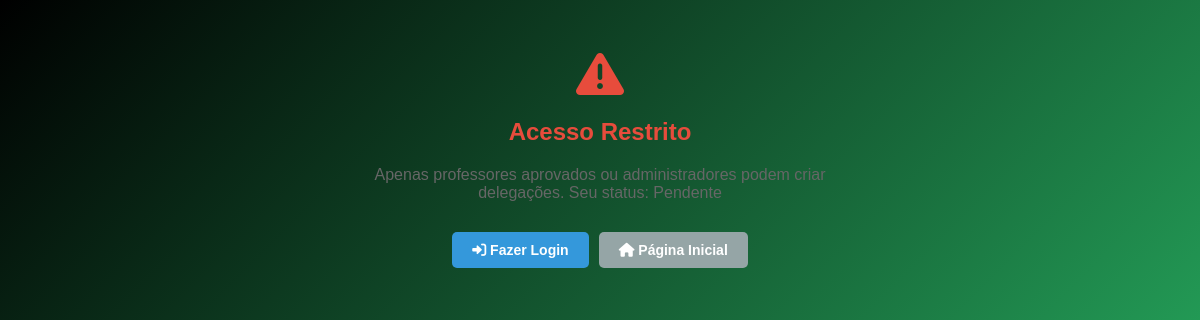
The page /pages/criarDelegacao.php (signed in) on the database as committed earlier.
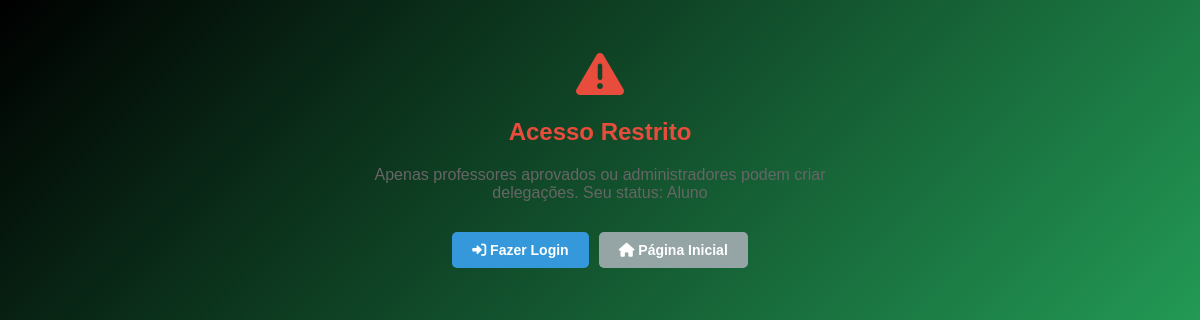
The same page on the database as committed later.
### tables this page shows
CREATE TABLE `usuario` (
  `cpf` varchar(14) NOT NULL,
  `nome` varchar(100) DEFAULT NULL,
  `email` varchar(100) DEFAULT NULL,
  `email_instituicao` varchar(100) DEFAULT NULL,
  `restricao_alimentar` varchar(100) DEFAULT NULL,
  `alergia` varchar(100) DEFAULT NULL,
  `telefone` varchar(14) DEFAULT NULL,
  `telefone_instituicao` varchar(20) DEFAULT NULL,
  `senha` varchar(20) DEFAULT NULL,
  `instituicao` varchar(100) DEFAULT NULL,
  `adm` tinyint(1) DEFAULT 0,
  `senha_hash` varchar(255) DEFAULT NULL,
  `professor` enum('aprovado','pendente','reprovado','aluno') DEFAULT 'aluno'
);

### pages/criarDelegacao.php (the view, shortened to what this page needs)
<?php
require_once 'php/conexao.php';
$usuario_autorizado = false;
$usuario_nome = '';
$usuario_eh_admin = false;
$mensagem_erro = '';
$mensagem_sucesso = '';
$ja_tem_delegacao = false;
$delegacao_atual = null;
if (isset($_SESSION["cpf"])) {
  $sql_usuario = "SELECT nome, professor, adm FROM usuario WHERE cpf = ?";
  $stmt_usuario = $conn->prepare($sql_usuario);
  $stmt_usuario->bind_param("s", $_SESSION["cpf"]);
  $stmt_usuario->execute();
  $result_usuario = $stmt_usuario->get_result();
  if ($result_usuario->num_rows > 0) {
    $usuario = $result_usuario->fetch_assoc();
    $usuario_nome = $usuario['nome'];
    $usuario_eh_admin = ($usuario['adm'] == 1);
    if ($usuario['professor'] == 'aprovado' || $usuario_eh_admin) {
      $usuario_autorizado = true;
      $sql_unif = "SELECT id_unif FROM unif ORDER BY data_inicio_unif DESC LIMIT 1";
      $result_unif = $conn->query($sql_unif);
      if ($result_unif && $result_unif->num_rows > 0) {
        $unif = $result_unif->fetch_assoc();
        $id_unif_atual = $unif['id_unif'];
        $sql_verifica_delegacao = "SELECT * FROM delegacao
                                           WHERE cpf = ? AND id_unif = ?";
        $stmt_verifica = $conn->prepare($sql_verifica_delegacao);
        $stmt_verifica->bind_param("si", $_SESSION["cpf"], $id_unif_atual);
        $stmt_verifica->execute();
        $result_verifica = $stmt_verifica->get_result();
        if ($result_verifica->num_rows > 0) {
          $ja_tem_delegacao = true;
          $delegacao_atual = $result_verifica->fetch_assoc();
        }
        $stmt_verifica->close();
      }
    } else {
      $mensagem_erro = "Apenas professores aprovados ou administradores podem criar delegações. Seu status: " . ucfirst($usuario['professor']);
    }
  } else {
    $mensagem_erro = "Usuário não encontrado no sistema.";
  }
} else {
  $mensagem_erro = "Usuário não autenticado.";
}
?>
<!DOCTYPE html>
<html lang="pt-BR">
<head>
  <link rel="stylesheet" href="https://cdnjs.cloudflare.com/ajax/libs/font-awesome/6.0.0-beta3/css/all.min.css" />
  <link rel="stylesheet" href="styles/global.css">
  <link rel="stylesheet" href="styles/criarDelegação.CSS">
</head>
<body>
  <?php if ($usuario_autorizado): ?>
    <div class="container-sidebar">
      <nav class="sidebar">
        <div class="sidebar-header">
          <h2>Menu</h2>
          <div class="user-status">
            <span class="status-dot <?php echo $usuario_eh_admin ? 'admin' : 'professor'; ?>"></span>
            <?php echo $usuario_eh_admin ? 'Admin' : 'Professor'; ?>
          </div>
        </div>
        <ul class="sidebar-menu">
          <li>
            <a href="inicio.php"><i class="fas fa-home"></i> <span>Início</span></a>
          </li>
          <li>
            <a href="perfil.php"><i class="fas fa-user"></i> <span>Perfil</span></a>
          </li>
          <li class="active">
            <a href="#"><i class="fas fa-users"></i> <span>Minhas Delegações</span></a>
          </li>
          <?php if ($usuario_eh_admin): ?>
            <li>
              <a href="painelControle.php"><i class="fas fa-cogs"></i> <span>Painel Admin</span></a>
            </li>
          <?php endif; ?>
          <li>
            <a href="php/logout.php"><i class="fas fa-sign-out-alt"></i> <span>Sair</span></a>
          </li>
        </ul>
      </nav>
      <main class="main-content">
        <div class="container-form">
          <h2><i class="fas fa-school"></i> Inscrição de Delegações</h2>
          <div class="user-info">
            <i class="fas fa-user-circle"></i>
            <div>
              <div class="nome"><?php echo htmlspecialchars($usuario_nome); ?></div>
              <div style="font-size: 12px; color: #6c757d;">
                CPF: <?php echo htmlspecialchars($_SESSION["cpf"]); ?>
              </div>
            </div>
            <span class="tipo <?php echo $usuario_eh_admin ? 'admin' : 'professor'; ?>">
              <?php echo $usuario_eh_admin ? 'Administrador' : 'Professor Aprovado'; ?>
            </span>
          </div>
          <?php if ($mensagem_sucesso): ?>
            <div class="alert alert-success">
              <i class="fas fa-check-circle"></i> <?php echo $mensagem_sucesso; ?>
            </div>
          <?php endif; ?>
          <?php if ($mensagem_erro): ?>
            <div class="alert alert-error">
              <i class="fas fa-exclamation-circle"></i> <?php echo $mensagem_erro; ?>
            </div>
          <?php endif; ?>
          <?php if ($ja_tem_delegacao && $delegacao_atual): ?>
            <div class="delegacao-atual">
              <h3 style="color: #f39c12; margin-top: 0; display: flex; align-items: center; gap: 10px;">
                <i class="fas fa-check-circle"></i> Delegação Atual
              </h3>
              <div class="delegacao-info">
                <div class="info-item">
                  <div class="label">Nome da Delegação</div>
                  <div class="value"><?php echo htmlspecialchars($delegacao_atual['nome']); ?></div>
                </div>
                <div class="info-item">
                  <div class="label">ID da Delegação</div>
                  <div class="value">#<?php echo $delegacao_atual['id_delegacao']; ?></div>
                </div>
                <div class="info-item">
                  <div class="label">Status</div>
                  <div class="value">
                    <?php
                    $status = $delegacao_atual['verificacao_delegacao'];
                    $status_text = ucfirst($status);
                    $status_class = "status-" . $status;
                    ?>
                    <span class="status-badge <?php echo $status_class; ?>">
                      <?php echo $status_text; ?>
                    </span>
                  </div>
                </div>
              </div>
              <div class="info-box" style="margin-top: 15px;">
                <i class="fas fa-info-circle"></i>
                Você já possui uma delegação cadastrada para o UNIF atual.
                Cada professor pode ter apenas UMA delegação por edição do UNIF.
              </div>
              <div style="margin-top: 20px; display: flex; gap: 10px;">
                <button class="btn enviar" onclick="window.location.href='gerenciarDelegacao.php?id=<?php echo $delegacao_atual['id_delegacao']; ?>'">
                  <i class="fas fa-cog"></i> Gerenciar Delegação
                </button>
                <?php if ($delegacao_atual['verificacao_delegacao'] == 'aprovado'): ?>
                  <button class="btn cancelar" onclick="window.location.href='adicionarDelegados.php?id=<?php echo $delegacao_atual['id_delegacao']; ?>'">
                    <i class="fas fa-user-plus"></i> Adicionar Delegados
                  </button>
                <?php else: ?>
                  <button class="btn cancelar" disabled style="opacity: 0.6; cursor: not-allowed;">
                    <i class="fas fa-user-plus"></i> Adicionar Delegados
                    <small>(Aguardando aprovação)</small>
                  </button>
                <?php endif; ?>
              </div>
            </div>
          <?php else: ?>
            <div class="info-box">
              <i class="fas fa-info-circle"></i>
              <strong>Informações importantes:</strong>
              <ul style="margin: 8px 0 0 20px;">
                <li>Cada professor pode criar APENAS UMA delegação por UNIF</li>
                <li>Após criar a delegação, você poderá adicionar delegados a ela</li>
                <li>O nome da delegação será usado para identificação no sistema</li>
                <li>Você será o responsável por esta delegação</li>
                <li>A delegação será criada com status <strong>"pendente"</strong> e aguardará aprovação administrativa</li>
                <?php if ($usuario_eh_admin): ?>
                  <li><strong>Como administrador, você pode criar múltiplas delegações</strong></li>
                <?php endif; ?>
              </ul>
            </div>
            <form method="POST">
              <div class="field">
                <label for="cpf">CPF do Responsável</label>
                <input type="text" id="cpf" name="cpf"
                  value="<?php echo htmlspecialchars($_SESSION["cpf"]); ?>"
                  readonly style="background-color: #f5f5f5;">
                <small>Este CPF será associado como responsável da delegação</small>
              </div>
              <div class="field">
                <label for="escola">Nome da Delegação *</label>
                <input type="text" id="escola" name="escola"
                  placeholder="Ex: Delegação do Colégio Exemplo" required
                  maxlength="100">
                <small>Informe o nome que identificará sua delegação (ex: nome da escola)</small>
              </div>
              <div class="buttons">
                <button type="submit" class="btn enviar">
                  <i class="fas fa-plus-circle"></i> Criar Delegação
                </button>
                <button type="button" class="btn cancelar" onclick="window.location.href='inicio.php'">
                  <i class="fas fa-times"></i> Cancelar
                </button>
              </div>
            </form>
          <?php endif; ?>
          <?php if ($usuario_autorizado): ?>
            <div style="margin-top: 30px; border-top: 1px solid #e0e0e0; padding-top: 20px;">
              <h3><i class="fas fa-history"></i> Histórico de Delegações</h3>
              <?php
              $sql_delegacoes = "SELECT d.id_delegacao, d.id_unif, d.nome, d.verificacao_delegacao,
                                      u.data_inicio_unif, u.data_fim_unif
                              FROM delegacao d
                              INNER JOIN unif u ON d.id_unif = u.id_unif
                              WHERE d.cpf = ?
                              ORDER BY u.data_inicio_unif DESC";
              $stmt_delegacoes = $conn->prepare($sql_delegacoes);
              $stmt_delegacoes->bind_param("s", $_SESSION["cpf"]);
              $stmt_delegacoes->execute();
              $result_delegacoes = $stmt_delegacoes->get_result();
              if ($result_delegacoes->num_rows > 0): ?>
                <div style="overflow-x: auto;">
                  <table style="width: 100%; border-collapse: collapse; margin-top: 10px;">
                    <thead>
                      <tr style="background: #f8f9fa;">
                        <th style="padding: 10px; text-align: left; border-bottom: 2px solid #dee2e6;">UNIF</th>
                        <th style="padding: 10px; text-align: left; border-bottom: 2px solid #dee2e6;">Nome da Delegação</th>
                        <th style="padding: 10px; text-align: left; border-bottom: 2px solid #dee2e6;">Status</th>
                        <th style="padding: 10px; text-align: left; border-bottom: 2px solid #dee2e6;">Período</th>
                      </tr>
                    </thead>
                    <tbody>
                      <?php while ($delegacao = $result_delegacoes->fetch_assoc()):
                        $eh_atual = ($ja_tem_delegacao && isset($delegacao_atual) && $delegacao['id_delegacao'] == $delegacao_atual['id_delegacao']);
                        $status = $delegacao['verificacao_delegacao'];
                        $status_class = "status-" . $status;
                      ?>
                        <tr style="<?php echo $eh_atual ? 'background: #fff8e1;' : ''; ?>">
                          <td style="padding: 10px; border-bottom: 1px solid #dee2e6;">
                            UNIF #<?php echo $delegacao['id_unif']; ?>
                            <?php if ($eh_atual): ?>
                              <span style="font-size: 10px; color: #f39c12;">(Atual)</span>
                            <?php endif; ?>
                          </td>
                          <td style="padding: 10px; border-bottom: 1px solid #dee2e6;">
                            <?php echo htmlspecialchars($delegacao['nome']); ?>
                          </td>
                          <td style="padding: 10px; border-bottom: 1px solid #dee2e6;">
                            <span class="status-badge <?php echo $status_class; ?>">
                              <?php echo ucfirst($status); ?>
                            </span>
                          </td>
                          <td style="padding: 10px; border-bottom: 1px solid #dee2e6;">
                            <?php echo date('d/m/Y', strtotime($delegacao['data_inicio_unif'])); ?>
                            a <?php echo date('d/m/Y', strtotime($delegacao['data_fim_unif'])); ?>
                          </td>
                        </tr>
                      <?php endwhile; ?>
                    </tbody>
                  </table>
                </div>
              <?php else: ?>
                <p style="color: #6c757d; text-align: center; padding: 20px;">
                  <i class="fas fa-inbox"></i> Nenhuma delegação encontrada.
                </p>
              <?php endif;
              $stmt_delegacoes->close(); ?>
            </div>
          <?php endif; ?>
        </div>
      </main>
    </div>
  <?php else: ?>
    <div class="container-error">
      <div style="text-align: center; padding: 50px; max-width: 600px; margin: 0 auto;">
        <i class="fas fa-exclamation-triangle" style="font-size: 48px; color: #e74c3c; margin-bottom: 20px;"></i>
        <h2 style="color: #e74c3c; margin-bottom: 20px;">Acesso Restrito</h2>
        <p style="font-size: 16px; color: #666; margin-bottom: 30px;">
          <?php echo $mensagem_erro ?: 'Apenas professores aprovados ou administradores podem criar delegações.'; ?>
        </p>
        <div style="display: flex; gap: 10px; justify-content: center;">
          <a href="login.php" class="btn" style="background: #3498db; color: white; text-decoration: none; padding: 10px 20px; border-radius: 5px;">
            <i class="fas fa-sign-in-alt"></i> Fazer Login
          </a>
          <a href="inicio.php" class="btn" style="background: #95a5a6; color: white; text-decoration: none; padding: 10px 20px; border-radius: 5px;">
            <i class="fas fa-home"></i> Página Inicial
          </a>
        </div>
      </div>
    </div>
  <?php endif; ?>
</body>
</html>

### pages/styles/global.css (style rules this page uses)
body { background: linear-gradient(-45deg, #000, #0f5132, #2ecc71, #000); background-size: 400% 400%; animation: gradientMove 12s ease infinite; }
* { margin: 0; padding: 0; box-sizing: border-box; font-family: 'Arial', sans-serif; }

Rows that differ between the two databases and show on the page:
changed usuario: professor "Apenas professores aprovados ou administradores podem criar delegações. Seu status: Pendente" → "Apenas professores aprovados ou administradores podem criar delegações. Seu status: Aluno"
